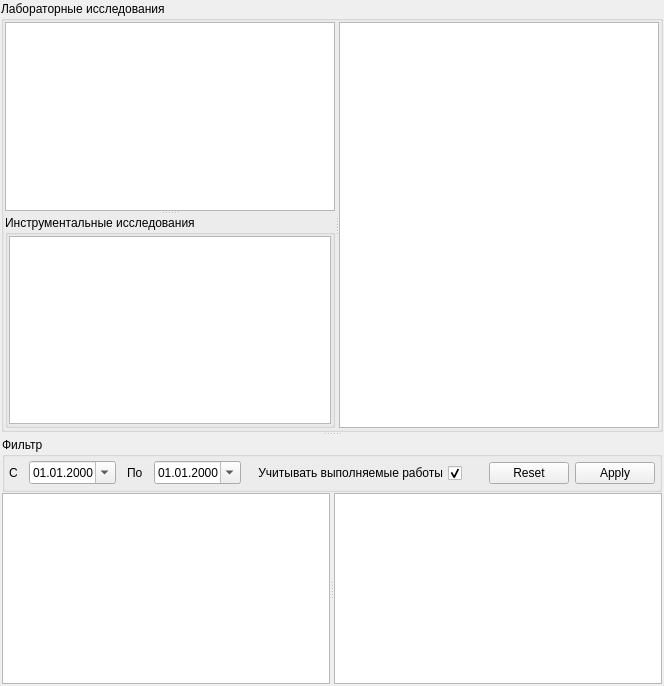
          <widget class="QWidget" name="tabDiagnosticActions">
           <attribute name="title">
            <string>Исследования</string>
           </attribute>
           <layout class="QGridLayout" name="gridLayout_23">
            <property name="margin">
             <number>1</number>
            </property>
            <property name="spacing">
             <number>1</number>
            </property>
            <item row="0" column="0">
             <widget class="QSplitter" name="splitter_3">
              <property name="orientation">
               <enum>Qt::Vertical</enum>
              </property>
              <widget class="QGroupBox" name="groupBox">
               <property name="title">
                <string>Лабораторные исследования</string>
               </property>
               <layout class="QGridLayout" name="gridLayout_18">
                <property name="margin">
                 <number>1</number>
                </property>
                <property name="spacing">
                 <number>1</number>
                </property>
                <item row="0" column="0">
                 <widget class="QSplitter" name="splitter_2">
                  <property name="orientation">
                   <enum>Qt::Horizontal</enum>
                  </property>
                  <widget class="QSplitter" name="splitter">
                   <property name="orientation">
                    <enum>Qt::Vertical</enum>
                   </property>
                   <widget class="CInDocTableView" name="tblLabDiagnosticActions"/>
                   <widget class="QGroupBox" name="groupBox_2">
                    <property name="title">
                     <string>Инструментальные исследования</string>
                    </property>
                    <layout class="QGridLayout" name="gridLayout_17">
                     <property name="margin">
                      <number>1</number>
                     </property>
                     <property name="spacing">
                      <number>1</number>
                     </property>
                     <item row="0" column="0">
                      <widget class="CInDocTableView" name="tblToolDiagnosticActions"/>
                     </item>
                    </layout>
                   </widget>
                  </widget>
                  <widget class="CActionPropertiesTableView" name="tblDiagnosticActionProperties"/>
                 </widget>
                </item>
               </layout>
              </widget>
              <widget class="QWidget" name="tabDiagnosticActionFilter" native="true">
               <layout class="QGridLayout" name="gridLayout_22">
                <property name="margin">
                 <number>1</number>
                </property>
                <property name="spacing">
                 <number>1</number>
                </property>
                <item row="0" column="0">
                 <widget class="QGroupBox" name="frmDiagnosticActionsFilter">
                  <property name="sizePolicy">
                   <sizepolicy hsizetype="Preferred" vsizetype="Maximum">
                    <horstretch>0</horstretch>
                    <verstretch>0</verstretch>
                   </sizepolicy>
                  </property>
                  <property name="title">
                   <string>Фильтр</string>
                  </property>
                  <layout class="QGridLayout" name="_11">
                   <property name="horizontalSpacing">
                    <number>11</number>
                   </property>
                   <property name="verticalSpacing">
                    <number>4</number>
                   </property>
                   <property name="margin">
                    <number>4</number>
                   </property>
                   <item row="0" column="0">
                    <widget class="QLabel" name="lblBegDateDiagnosticActionFilter">
                     <property name="sizePolicy">
                      <sizepolicy hsizetype="Maximum" vsizetype="Preferred">
                       <horstretch>0</horstretch>
                       <verstretch>0</verstretch>
                      </sizepolicy>
                     </property>
                     <property name="text">
                      <string>С</string>
                     </property>
                    </widget>
                   </item>
                   <item row="0" column="8">
                    <widget class="QDialogButtonBox" name="btnButtonBoxDiagnosticActionsFilter">
                     <property name="sizePolicy">
                      <sizepolicy hsizetype="Maximum" vsizetype="Fixed">
                       <horstretch>0</horstretch>
                       <verstretch>0</verstretch>
                      </sizepolicy>
                     </property>
                     <property name="orientation">
                      <enum>Qt::Horizontal</enum>
                     </property>
                     <property name="standardButtons">
                      <set>QDialogButtonBox::Apply|QDialogButtonBox::Reset</set>
                     </property>
                    </widget>
                   </item>
                   <item row="0" column="2">
                    <widget class="QLabel" name="lblEndDateDiagnosticActionFilter">
                     <property name="sizePolicy">
                      <sizepolicy hsizetype="Maximum" vsizetype="Preferred">
                       <horstretch>0</horstretch>
                       <verstretch>0</verstretch>
                      </sizepolicy>
                     </property>
                     <property name="text">
                      <string>По</string>
                     </property>
                    </widget>
                   </item>
                   <item row="0" column="3">
                    <widget class="CF090DateEdit" name="edtEndDateDiagnosticActionsFilter">
                     <property name="displayFormat">
                      <string>dd.MM.yyyy</string>
                     </property>
                     <property name="calendarPopup">
                      <bool>true</bool>
                     </property>
                    </widget>
                   </item>
                   <item row="0" column="1">
                    <widget class="CF090DateEdit" name="edtBegDateDiagnosticActionsFilter">
                     <property name="displayFormat">
                      <string>dd.MM.yyyy</string>
                     </property>
                     <property name="calendarPopup">
                      <bool>true</bool>
                     </property>
                    </widget>
                   </item>
                   <item row="0" column="5">
                    <spacer>
                     <property name="orientation">
                      <enum>Qt::Horizontal</enum>
                     </property>
                     <property name="sizeHint" stdset="0">
                      <size>
                       <width>16</width>
                       <height>24</height>
                      </size>
                     </property>
                    </spacer>
                   </item>
                   <item row="0" column="4">
                    <widget class="QCheckBox" name="chkExecActionsDiagnosticActionsFilter">
                     <property name="layoutDirection">
                      <enum>Qt::RightToLeft</enum>
                     </property>
                     <property name="text">
                      <string>Учитывать выполняемые работы</string>
                     </property>
                     <property name="checked">
                      <bool>true</bool>
                     </property>
                    </widget>
                   </item>
                  </layout>
                 </widget>
                </item>
                <item row="1" column="0">
                 <widget class="QSplitter" name="splitterDiagnosticActionFilter">
                  <property name="orientation">
                   <enum>Qt::Horizontal</enum>
                  </property>
                  <widget class="CRegistryActionsTableView" name="tblClientDiagnosticActions"/>
                  <widget class="CActionPropertiesTableView" name="tblClientDiagnosticActionProperties"/>
                 </widget>
                </item>
               </layout>
              </widget>
             </widget>
            </item>
           </layout>
          </widget>
